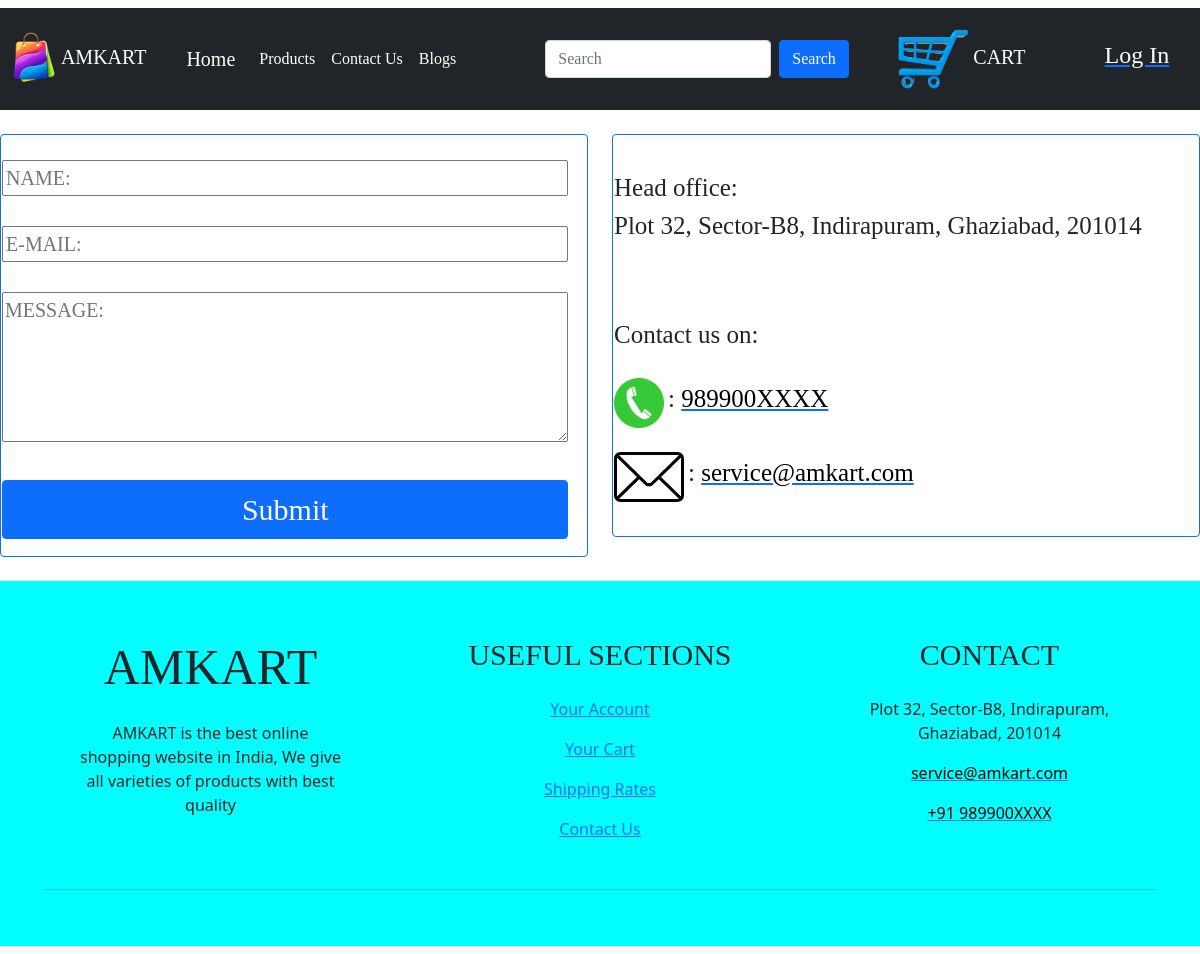
Page /contact/ on the committed database.
### app/models.py (models this page shows, shortened)
class company(models.Model):
    name=models.CharField(max_length=200, null=True)
    logo=models.ImageField(upload_to='static')

### p2/views.py (the view)
# urls.py: path('contact/', views.contact, name="contact"),
def contact(request):
    form=contact_us_form
    if request.method=='POST':
        form=contact_us_form(request.POST)
        if form.is_valid:
            form.save()
    Details=company.objects.all()
    context={"Details": Details, "form": form}
    return render(request, 'helo/contact.html', context)

### p2/templates/helo/contact.html (shortened to what this page needs)
{% extends "helo/basic.html" %}
{% block body %}
<div class="row" style="margin-top: 2%; margin-bottom: 2%; font-family: Kristen ITC;">
  <div class="col-sm-6">
    <div class="card border border-primary" style="font-size: 20px;">
      <table>
        <tr>
        <td>
          <div class="form">
            <form method="POST" onsubmit="return submitted_alert()">
                <div class="mb-3 mt-4">
                  <input type="text" name="name" maxlength="200" required="" id="id_name" style="width: 97%;" placeholder="NAME:">
                  <br><br>
                  <input type="email" name="e_mail" maxlength="200" required="" id="id_e_mail" style="width: 97%;" placeholder="E-MAIL:">
                  <br><br>
                  <textarea name="message" maxlength="500" required="" id="id_message" style="width: 97%; height: 150px;" placeholder="MESSAGE:"></textarea>
                  <br><br>
                  <input type="submit" class="btn btn-primary" style="font-size: 30px; width: 97%;" value="Submit">
                </div>
              </form>
            </div>
        </td>
        </tr>
        </table>
    </div>
  </div>
  <div class="col-sm-6">
    <div class="card border border-primary">
      <table style="margin-bottom: 5.7%; margin-top: 5.7%;">
        <tr>
        <td>
        <label style="font-size: 25px; font-family:arial black">Head office:<br>Plot 32, Sector-B8, Indirapuram, Ghaziabad, 201014</label>
        <br><br><br><br>
        <label style="font-size: 25px; font-family:arial black">Contact us on: </label>
        <br><br>
        <img src="/media/static/call_icon.png" height=50 width=50>
        <label style="font-size: 25px;font-family:arial black"> : <a href="tel:989900XXXX"><font color="black">989900XXXX</font></a></label>
        <br><br>
        <img src="/media/static/mail_icon.png" height=50 width=70>
        <label style="font-size: 25px; font-family:arial black"> : <a href="mailto:service@amkart.com"><font color="black">service@amkart.com</font></a></label>
        </td>
        </tr>
        </table>
    </div>
  </div>
</div>
{% endblock %}

### p2/templates/helo/basic.html (shortened to what this page needs)
{% load static %}
<!doctype html>
<html lang="en">
  <head>
    <link href="https://cdn.jsdelivr.net/npm/bootstrap@5.0.1/dist/css/bootstrap.min.css" rel="stylesheet">
  </head>
  <body onload="ma()">
    <nav class="navbar navbar-expand-lg navbar-dark bg-dark mt-2" style="font-family: Kristen ITC;">
      <nav class="navbar navbar-dark bg-dark">
        <div class="container-fluid">
          <a class="navbar-brand" href="{% url 'index' %}">
            {% for a in Details %}
            <img src="/media/{{a.logo}}" alt="logo" width="45" height="54" class="d-inline-block align-text-center">
            {{a.name}}
            {% endfor %}
          </a>
        </div>
      </nav>
      <div class="container-fluid">
        <a class="navbar-brand" href="{% url 'index' %}">Home</a>
        <div class="collapse navbar-collapse" id="navbarSupportedContent">
          <ul class="navbar-nav me-auto mb-2 mb-lg-0">
            <li class="nav-item">
              <a class="nav-link active" aria-current="page" href="{% url 'products' %}">Products</a>
            </li>
            <li class="nav-item">
              <a class="nav-link active" href="{% url 'contact' %}">Contact Us</a>
            </li>
            <li class="nav-item">
              <a class="nav-link active" href="{% url 'blog' %}">Blogs</a>
            </li>
          </ul>
          <form class="d-flex" style="margin-right: 4%;">
            <input class="form-control me-2" type="search" placeholder="Search" aria-label="Search">
            <button class="btn btn-primary" type="submit">Search</button>
          </form>
          <nav class="navbar navbar-light">
            <div class="container">
              <a class="navbar-brand" href="{% url 'cart' %}">
                <img src="/media/static/cart_icon.png" alt="cart" width="70" height="60">
                CART
              </a>
            </div>
          </nav>
          <nav class="navbar navbar-light">
            <div class="container">
              <pre> </pre>
            </div>
          </nav>
          <label style="color: white; font-size: 150%; margin-bottom: 0.2cm; margin-left: 2%; margin-right: 2%;" id="logn"><a href="{% url 'login' %}"><font color="white">Log In</font></a></label>
        </div>
      </div>
    </nav>
    {% block body %} {% endblock %}
<div class="footer" style="margin-bottom: 0.7%;">
<footer class="page-footer font-small mdb-color pt-4">
  <div class="container text-center text-md-left">
    <div class="row text-center text-md-left mt-3 pb-3">
      <div class="col-md-3 col-lg-3 col-xl-3 mx-auto mt-3">
        <h6 class="text-uppercase mb-4 font-weight-bold" style="font-size: 50px; font-family: Kristen ITC;">AMKART</h6>
        <p>AMKART is the best online shopping website in India, We give all varieties of products with best quality</p>
      </div>
      <div class="col-md-3 col-lg-2 col-xl-2 mx-auto mt-3" style="width: 30%;">
        <h6 class="text-uppercase mb-4 font-weight-bold" style="font-size: 30px; font-family: Kristen ITC;">Useful sections</h6>
        <p>
          <a href="#">Your Account</a>
        </p>
        <p>
          <a href="{% url 'cart' %}">Your Cart</a>
        </p>
        <p>
          <a href="{% url 'shipping_rates' %}">Shipping Rates</a>
        </p>
        <p>
          <a href="{% url 'contact' %}">Contact Us</a>
        </p>
      </div>
      <div class="col-md-4 col-lg-3 col-xl-3 mx-auto mt-3">
        <h6 class="text-uppercase mb-4 font-weight-bold" style="font-size: 30px; font-family: Kristen ITC;">Contact</h6>
        <p>
          Plot 32, Sector-B8, Indirapuram, Ghaziabad, 201014</p>
        <p>
          <a href="mailto:service@amkart.com"><font color="black">service@amkart.com</font></a></p>
        <p>
          <a href="tel:989900XXXX"><font color="black">+91 989900XXXX</font></a></p>
      </div>
    </div>
    <hr>
    <div class="row d-flex align-items-center">
      <div class="col-md-5 col-lg-4 ml-lg-0">
        <div class="text-center text-md-right">
          <ul class="list-unstyled list-inline">
            <li class="list-inline-item">
              <a class="btn-floating btn-sm rgba-white-slight mx-1">
              </a>
            </li>
            <li class="list-inline-item">
              <a class="btn-floating btn-sm rgba-white-slight mx-1">
              </a>
            </li>
            <li class="list-inline-item">
              <a class="btn-floating btn-sm rgba-white-slight mx-1">
              </a>
            </li>
            <li class="list-inline-item">
              <a class="btn-floating btn-sm rgba-white-slight mx-1">
              </a>
            </li>
          </ul>
        </div>
      </div>
    </div>
  </div>
</footer>
</div>
  </body>
</html>

### p2/templates/helo/basic.html (style rules this page uses)
.footer { background-color: aqua; }

### rows in the picture
company: logo (picture), name "AMKART"
